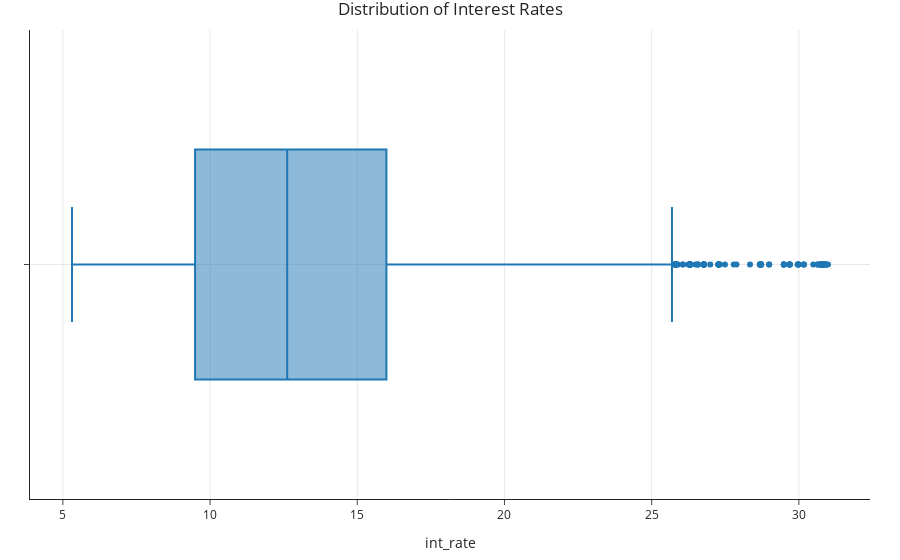

The cell this chart's notebook holds for it:
### Markdown cell above
- Example: What is the distribution of `'int_rate'`?

### Code cell
(
    loans
    .plot(kind='box', x='int_rate', title='Distribution of Interest Rates')
)

### Figure 1 — Plotly figure (JSON) as saved in the notebook; plotly's stock layout.template omitted (floating-point values rounded to 4 significant figures; data arrays with more than 128 entries replaced by an {"elided": "..."} marker saying what was removed)
{"data": [{"alignmentgroup": "True", "hovertemplate": "int_rate=%{x}<extra></extra>", "legendgroup": "", "marker": {"color": "#1F77B4"}, "name": "", "notched": false, "offsetgroup": "", "orientation": "h", "showlegend": false, "type": "box", "x": {"elided": "6300 float values"}, "x0": " ", "xaxis": "x", "y0": " ", "yaxis": "y"}], "layout": {"boxmode": "group", "legend": {"tracegroupgap": 0}, "title": {"text": "Distribution of Interest Rates"}, "xaxis": {"anchor": "y", "domain": [0, 1], "title": {"text": "int_rate"}}, "yaxis": {"anchor": "x", "domain": [0, 1]}}}
